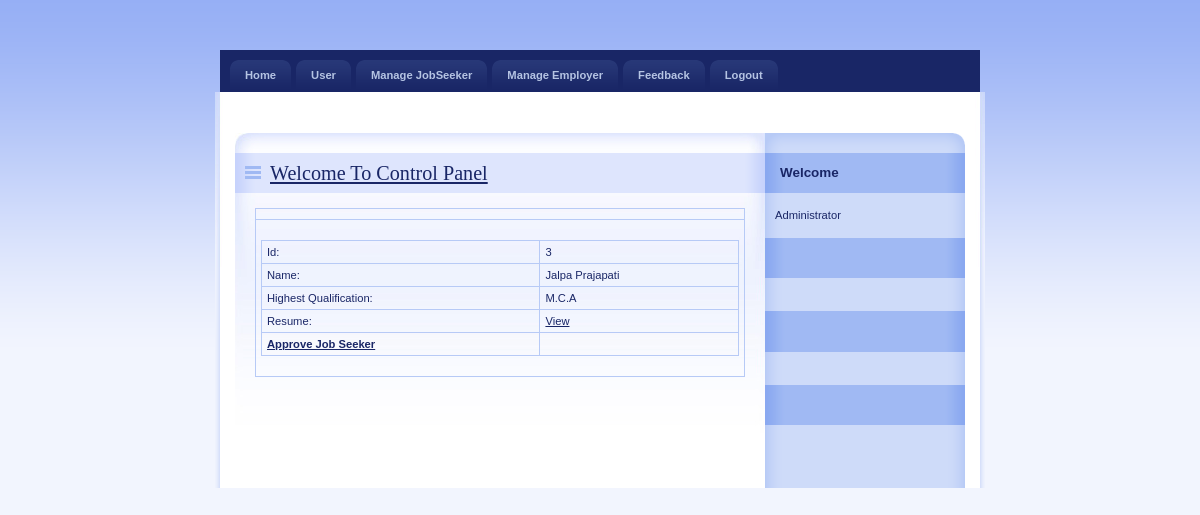
Screenshot of /Admin/DetailJob.php?JobId=3 with the database file from the repository.
### tables this page shows
CREATE TABLE IF NOT EXISTS `jobseeker_reg` (
  `JobSeekId` int(11) NOT NULL AUTO_INCREMENT,
  `JobSeekerName` varchar(20) NOT NULL,
  `Qualification` varchar(20) NOT NULL,
  `Resume` varchar(200) NOT NULL,
  `Status` varchar(10) NOT NULL,
  `UserName` varchar(20) NOT NULL,
  `Password` varchar(20) NOT NULL,
  PRIMARY KEY (`JobSeekId`),
  KEY `JobSeekId` (`JobSeekId`)
);

### Admin/DetailJob.php (the view, shortened to what this page needs)
<head>
    <link rel="stylesheet" media="screen,projection" type="text/css" href="./css/main.css"/>
    <link rel="stylesheet" media="print" type="text/css" href="./css/print.css"/>
    <link rel="stylesheet" media="aural" type="text/css" href="./css/aural.css"/>
</head>
<body id="www-url-cz">
<div id="main" class="box">
    <?php
    include "menu.php"
    ?>
    <div id="page" class="box">
        <div id="page-in" class="box">
            <div id="strip" class="box noprint">
                <p id="breadcrumbs">&nbsp;</p>
            </div>
            <div id="content">
                <div class="article">
                    <h2><span><a href="#">Welcome To Control Panel</a></span></h2>
                    <table width="100%" border="0" cellspacing="0" cellpadding="0">
                        <tr>
                            <td></td>
                        </tr>
                        <tr>
                            <td>
                                <?php
                                $ID = $_GET['JobId'];
                                $con = mysqli_connect("localhost", "root", "", "job");
                                $sql = "select * from JobSeeker_Reg where JobSeekId='" . $ID . "'  ";
                                $result = mysqli_query($con,$sql);
                                $row = mysqli_fetch_array($result)
                                ?>
                                <table width="100%" border="1" cellspacing="2" cellpadding="2">
                                    <tr>
                                        <td>Id:</td>
                                        <td><?php echo $row['JobSeekId']; ?></td>
                                    </tr>
                                    <tr>
                                        <td>Name:</td>
                                        <td><?php echo $row['JobSeekerName']; ?></td>
                                    </tr>
                                    <tr>
                                        <td>Highest Qualification:</td>
                                        <td><?php echo $row['Qualification']; ?></td>
                                    </tr>
                                        <td>Resume:</td>
                                        <td><a href="../upload/<?php echo $row['Resume']; ?>" target="_blank">View</a>
                                        </td>
                                    </tr>
                                    <tr>
                                        <td><strong><a href="ApprovJob.php?JobId=<?php echo $row['JobSeekId']; ?>">Approve
                                                    Job Seeker</a></strong></td>
                                        <td></td>
                                    </tr>
                                </table>
                    <p>&nbsp;</p>
                    <p class="btn-more box noprint">&nbsp;</p>
                </div>
            </div>
            <?php
            include "right.php"
            ?>
        </div>
    </div>
</div>
</body>
</html>

### Admin/css/main.css (style rules this page uses)
* { min-height:1px; }
body { border:0; margin:0; padding:0; background:#F2F5FE url("../design/bg.gif") 0 0 repeat-x; font:70%/160% "verdana",sans-serif; color:#192666; _text-align:center; }
a { color:#192666; }
p { border:0; margin:15px 0; padding:0; }
div { display:block; border:0; margin:0; padding:0; }
h1, h2, h3, h4, h5 { border:0; margin:15px 0 10px 0; padding:0; font-weight:bold; }
h2 { font-size:180%; line-height:100%; font-family:"georgia",serif; font-weight:normal; }
table { display:table; border-collapse:collapse; margin:15px 0; padding:0; border:1px solid #B7CAF6; font-size:100%; }
tr { display:table-row; }
th, td { display: table-cell; border:1px solid #B7CAF6; margin:0; padding:5px; vertical-align:top; text-align:left; }
a, img, span { border:0; margin:0; padding:0; }
strong, .strong { font-weight:bold; }
.box { min-height:1px; _height:1px; }
.box:after { content:"."; display:block; line-height:0px; font-size:0px; visibility:hidden; clear:both; }
#main { width:770px; margin:50px auto 0 auto; _text-align:left; }
#page { width:770px; min-height:1px; background:#FFF url("../design/bg_page.gif") 0 0 repeat-y; _height:1px; }
#page-in { min-height:1px; padding:10px 0; background:url("../design/bg_page_in.jpg") 0 0 no-repeat; _height:1px; }
#strip { position:relative; clear:both; padding:3px 20px 10px 20px; color:#6182D1; }
#strip p { margin:0; }
#strip #breadcrumbs { width:520px; margin:0; padding:0; }
#content { float:left; width:530px; _width:550px; margin:0; padding:0 0 0 20px; }
#content .article { clear:both; margin:0; padding:20px; background:url("../design/content_article_bg.jpg") 0 0 no-repeat; }
#content .article h2 { margin:0 -20px; padding:10px; background:#DEE5FD url("../design/content_title_bg.gif") 0 0 repeat-y; color:#192666; }
#content .article h2 span { background:url("../design/ico_list.gif") 0 50% no-repeat; padding-left:25px; }
#content .article p { text-align:justify; }
#content .btn-more { margin:0 0 15px 0; padding:0; border:0; position:relative; }

### Admin/css/print.css (style rules this page uses)
body { border:0; margin:0; padding:0; font-size:12pt }
a { color:#000; text-decoration:none; }
h1, h2, h3 { page-break-after:avoid; page-break-inside:avoid; }
table { border-collapse: collapse; border-width:1px; border-style:solid; }
th, td { display:table-cell; border-width:1px; border-style:solid; }
.noprint { display:none; }

### Admin/css/aural.css (style rules this page uses)
body { voice-family:paul,male; volume:loud; speech-rate:slow; richness:90; stress:20; }
h1, h2, h3, h4, h5 { cue-before:url("ping.au"); }
p, table { pause:50ms; }
strong { pitch:medium; pitch-range:60; stress:90; richness:90; }

### rows the page displays
jobseeker_reg: JobSeekId "3", JobSeekerName "Jalpa Prajapati", Qualification "M.C.A"
